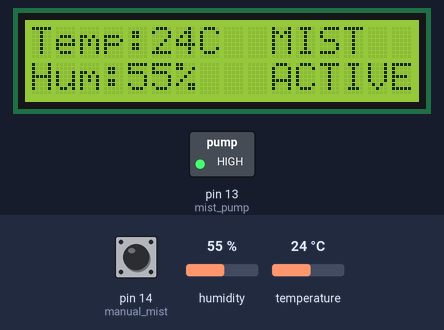
This sketch was run on a simulated Arduino Uno, built with avr-gcc and run on an emulated ATmega328P. On the bench: 16×2 character LCD, switched loads named in the sketch (green lamp = pin HIGH). Inputs (shaded band) come from the test bench; at power-on: pin 14 (manual_mist) HIGH, humidity 55 %, temperature 24 °C. What the sketch prints to the serial monitor is not drawn.

Above: at 1.2 s.
1.3 s: pin 14 (manual_mist) pulled LOW for 1.35 s
At 4.7 s:
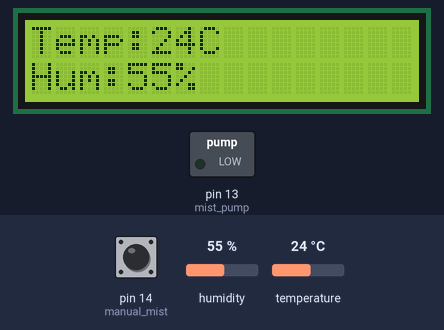
5.0 s: humidity set to 22 %
At 7.4 s:
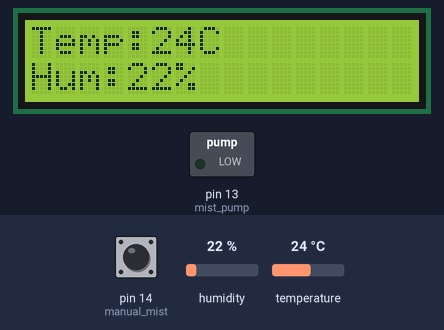
8.4 s: pin 14 (manual_mist) pulled LOW for 1.35 s
At 11.5 s:
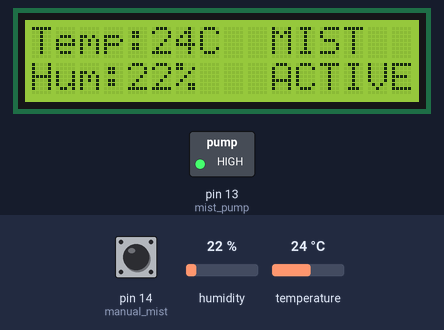
11.8 s: temperature set to 12 °C
At 14.1 s:
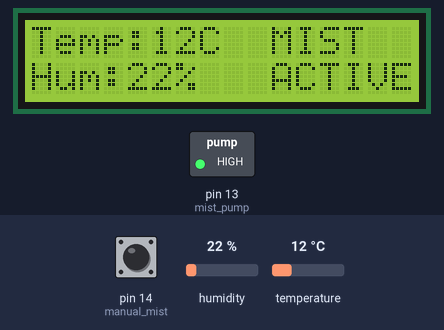
15.2 s: humidity set to 40 %
At 17.0 s:
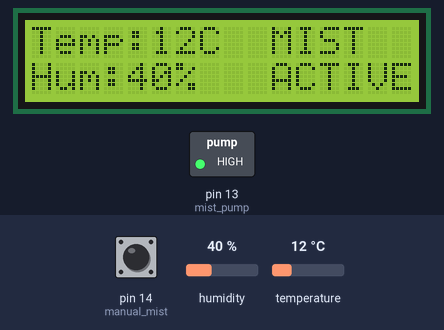
17.4 s: temperature set to 19 °C
At 18.7 s:
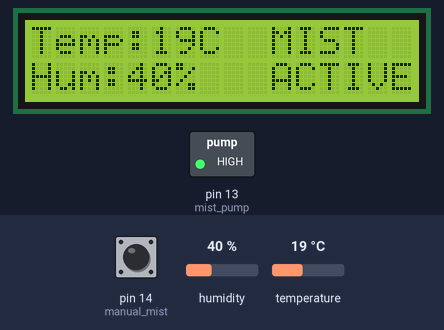
Timing chart, 0 to 20.4 s (numbered marks = the images above; inputs shaded):
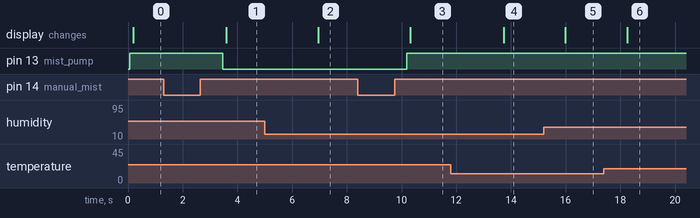

Measured:
- after the input at 1.3 s, pin 13 (mist_pump): HIGH → LOW after 2.2 s; the display: changes after 2.3 s (image 1)
- after the input at 5.0 s, the display: changes after 2.0 s (image 2)
- after the input at 8.4 s, pin 13 (mist_pump): LOW → HIGH after 1.8 s; the display: changes after 1.9 s (image 3)
- after the input at 11.8 s, the display: changes after 1.9 s (image 4)
- after the input at 15.2 s, the display: changes after 0.79 s (image 5)
- after the input at 17.4 s, the display: changes after 0.86 s (image 6)

The sketch:

RS_Project_2.ino
```cpp
#include <DHT.h>;
//I2C LCD:
#include <LiquidCrystal_I2C.h>
#include <Wire.h>

LiquidCrystal_I2C lcd(0x27,16,2); // set the LCD address to 0x27 for a 16 chars and 2 line display,Pls check your lcd.

//Constants
#define DHTPIN 12     // what pin we're connected to
#define DHTTYPE DHT22   // DHT 22
#define mist_pump 13
#define manual_mist 14
DHT dht(DHTPIN, DHTTYPE); //// Initialize DHT sensor for normal 16mhz Arduino


//Variables
//int chk;
int h;  //Stores humidity value
int t; //Stores temperature value
int ButtonState     = 0;   // take current button state
int LastButtonState = 0;   // take last button state
int MistState        = 0;  // take light status

void setup()
{
    Serial.begin(115200);
    Serial.println("Temperature and Humidity Sensor Test");
    dht.begin();
    lcd.begin();
    pinMode(mist_pump, OUTPUT);
    pinMode(manual_mist, INPUT_PULLUP);
}


void loop()
{
    //Read data and store it to variables h (humidity) and t (temperature)
    // Reading temperature or humidity takes about 250 milliseconds!
    h = dht.readHumidity();
    t = dht.readTemperature();


    ButtonState = digitalRead(manual_mist);

    if (LastButtonState == 0 && ButtonState == 1)
    {
      if (MistState == 0)
      {
        digitalWrite(mist_pump, HIGH);
        MistState = 1;

      }

      else
      {
        digitalWrite(mist_pump, LOW);
        MistState = 0;
      }
    }
    LastButtonState = ButtonState;
    delay(100);


    //Print temp and humidity values to serial monitor
    Serial.print("Humidity: ");
    Serial.print(h);
    Serial.print(" %, Temp: ");
    Serial.print(t);
    Serial.println(" ° Celsius");


    if (MistState == 0){
        lcd.clear();
        lcd.setCursor(0, 0);
        lcd.print("Temp:");
        lcd.print(t);
        lcd.print("C");
        lcd.setCursor(0, 1);
        lcd.print("Hum:");
        lcd.print(h);
        lcd.print("%");

        delay(1000); //Delay 1 sec.
    } else{
      Serial.println("Misting");
        lcd.clear();
        lcd.setCursor(0, 0);
        lcd.print("Temp:");
        lcd.print(t);
        lcd.print("C");
        lcd.setCursor(0, 1);
        lcd.print("Hum:");
        lcd.print(h);
        lcd.print("%");
        lcd.setCursor(10, 0);
        lcd.print("MIST");
        lcd.setCursor(10, 1);
        lcd.print("ACTIVE");
        delay(1000); //Delay 1 sec.
    }


    //This portion only runs when temperature is greater than 30 and humidity is less than 50
    //This condition can be modified depending on the user
    if (t > 34 && h < 50 && MistState == 0){
      digitalWrite(mist_pump, HIGH);
        lcd.clear();
        lcd.setCursor(0, 0);
        lcd.print("Temp:");
        lcd.print(t);
        lcd.print("C");
        lcd.setCursor(0, 1);
        lcd.print("Hum:");
        lcd.print(h);
        lcd.print("%");
        lcd.setCursor(10, 0);
        lcd.print("MIST");
        lcd.setCursor(10, 1);
        lcd.print("ACTIVE");
      delay(180000); // Turn on pump for 3 minutes or 180000 milliseconds
      digitalWrite(mist_pump, LOW); //Turns off after delay
      delay(3600000); // Turn off for 1 hour
    }


}
```
